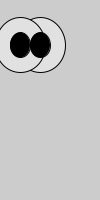
Frame 1 (no input)
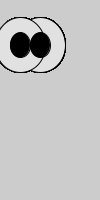
Frame 60 (the mouse pressed at the canvas centre just before this capture)
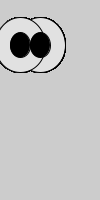
Frame 120 (the mouse held since frame 60 and released just before this capture)

The Processing sketch that drew these frames (run headless with seeded random() and noise(); from frame 60 on, the mouse is pressed at the canvas centre):

// Processing sketch: sketch_googly_eyes
// ── sketch_googly_eyes.pde
void setup()
{
  size(100,200);
}
void draw()
{
fill(255);
fill(225);
ellipse(40,45,50,55);
ellipse(20,45,50,55);
fill(000);
fill(000);
ellipse(40,45,20,25);
ellipse(20,45,20,25);
 
}
